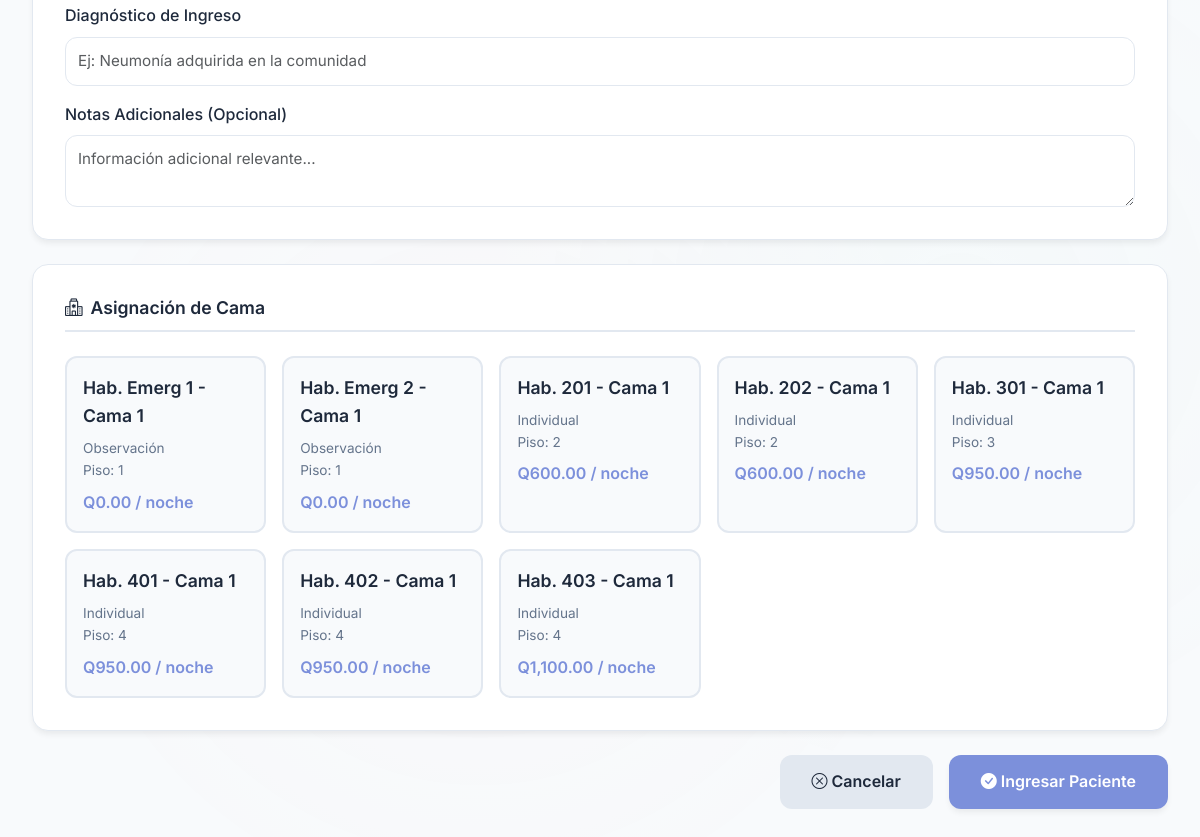
Before: /php/hospitalization/ingresar_paciente.php (signed in, lower part) with the older database file.
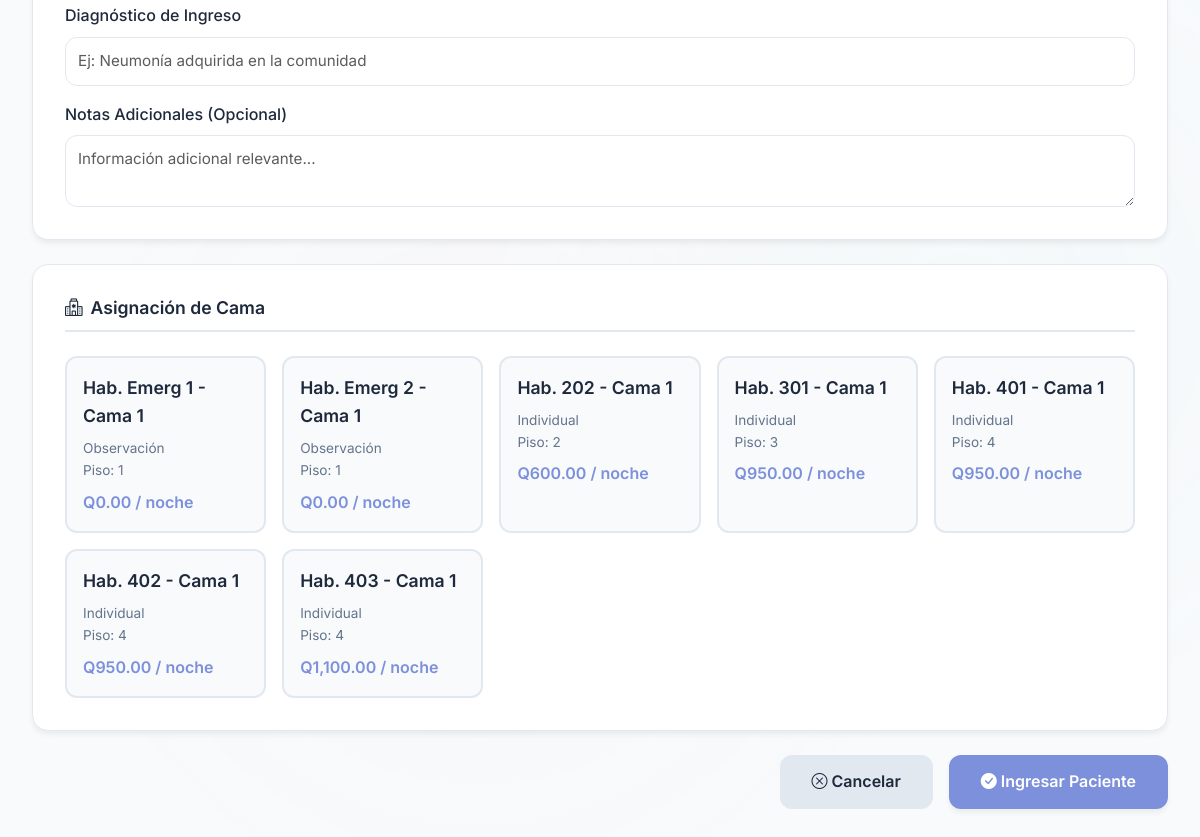
After: the same page with the newer database file.
### tables this page shows
CREATE TABLE `camas` (
  `id_cama` int NOT NULL,
  `id_habitacion` int NOT NULL,
  `numero_cama` varchar(5) NOT NULL,
  `estado` enum('Disponible','Ocupada','Mantenimiento','Reservada') DEFAULT 'Disponible',
  `descripcion` text,
  `fecha_creacion` timestamp NULL DEFAULT CURRENT_TIMESTAMP,
  `fecha_actualizacion` timestamp NULL DEFAULT CURRENT_TIMESTAMP ON UPDATE CURRENT_TIMESTAMP
);

CREATE TABLE `habitaciones` (
  `id_habitacion` int NOT NULL,
  `numero_habitacion` varchar(10) NOT NULL,
  `tipo_habitacion` enum('Individual','Compartida','UCI','Pediatría','Observación') NOT NULL,
  `tarifa_por_noche` decimal(10,2) NOT NULL,
  `piso` varchar(50) DEFAULT NULL,
  `estado` enum('Disponible','Ocupada','Mantenimiento','Reservada') DEFAULT 'Disponible',
  `descripcion` text,
  `tiene_bano` tinyint(1) DEFAULT '1',
  `tiene_tv` tinyint(1) DEFAULT '0',
  `tiene_aire_acondicionado` tinyint(1) DEFAULT '0',
  `capacidad_maxima` int DEFAULT '1',
  `fecha_creacion` timestamp NULL DEFAULT CURRENT_TIMESTAMP,
  `fecha_actualizacion` timestamp NULL DEFAULT CURRENT_TIMESTAMP ON UPDATE CURRENT_TIMESTAMP
);

### php/hospitalization/ingresar_paciente.php (the view, shortened to what this page needs)
<?php
try {
    $database = new Database();
    $conn = $database->getConnection();
    $stmt_beds = $conn->query("
        SELECT
            c.id_cama,
            c.numero_cama,
            c.estado,
            h.id_habitacion,
            h.numero_habitacion,
            h.tipo_habitacion,
            h.piso,
            h.tarifa_por_noche,
            h.descripcion
        FROM camas c
        INNER JOIN habitaciones h ON c.id_habitacion = h.id_habitacion
        WHERE c.estado = 'Disponible' AND h.estado != 'Mantenimiento'
        ORDER BY h.piso, h.numero_habitacion, c.numero_cama
    ");
    $available_beds = $stmt_beds->fetchAll(PDO::FETCH_ASSOC);
} catch (Exception $e) {
    die("Error: " . $e->getMessage());
}
?>
<!DOCTYPE html>
<html lang="es" data-theme="light">
<head>
    <link rel="stylesheet" href="https://cdn.jsdelivr.net/npm/bootstrap-icons@1.10.0/font/bootstrap-icons.css">
    <link href="https://cdn.jsdelivr.net/npm/bootstrap@5.3.0/dist/css/bootstrap.min.css" rel="stylesheet">
    <link rel="stylesheet" href="https://cdn.jsdelivr.net/npm/select2@4.1.0-rc.0/dist/css/select2.min.css">
</head>
<body>
    <div class="dashboard-container">
        <main class="main-content">
            <form id="ingresoForm" action="api/create_ingreso.php" method="POST">
                <div class="form-section">
                    <div class="row g-3">
                        <div class="col-md-12">
                            <label class="form-label">Diagnóstico de Ingreso</label>
                            <input type="text" class="form-control" name="diagnostico_ingreso"
                                placeholder="Ej: Neumonía adquirida en la comunidad" required>
                        </div>
                        <div class="col-md-12">
                            <label class="form-label">Notas Adicionales (Opcional)</label>
                            <textarea class="form-control" name="notas_ingreso" rows="2"
                                placeholder="Información adicional relevante..."></textarea>
                        </div>
                    </div>
                </div>
                <div class="form-section">
                    <h3 class="form-section-title">
                        <i class="bi bi-hospital"></i>
                        Asignación de Cama
                    </h3>
                    <?php if (count($available_beds) > 0): ?>
                        <div class="bed-grid">
                            <?php
                            foreach ($available_beds as $bed):
                                ?>
                                <label class="bed-option">
                                    <div class="bed-option-header">
                                        Hab. <?php echo htmlspecialchars($bed['numero_habitacion']); ?> - Cama
                                        <?php echo htmlspecialchars($bed['numero_cama']); ?>
                                    </div>
                                    <div class="bed-option-details">
                                        <?php echo htmlspecialchars($bed['tipo_habitacion']); ?><br>
                                        Piso: <?php echo htmlspecialchars($bed['piso']); ?>
                                    </div>
                                    <div class="bed-option-price">
                                        Q<?php echo number_format($bed['tarifa_por_noche'], 2); ?> / noche
                                    </div>
                                </label>
                            <?php endforeach; ?>
                        </div>
                    <?php endif; ?>
                </div>
                <div class="d-flex justify-content-end gap-3">
                    <button type="button" class="btn-cancel" onclick="window.location.href='index.php'">
                        <i class="bi bi-x-circle"></i>
                        Cancelar
                    </button>
                    <button type="submit" class="btn-submit" <?php echo (count($available_beds) == 0 ? 'disabled' : ''); ?>>
                        <i class="bi bi-check-circle-fill"></i>
                        Ingresar Paciente
                    </button>
                </div>
            </form>
        </main>
    </div>
</body>
</html>

Changed rows visible on the page:
no longer on this page (row edited): camas: id_habitacion.numero_habitacion "201", numero_cama "1", id_habitacion.tipo_habitacion "Individual", id_habitacion.piso "2", id_habitacion.tarifa_por_noche "600.00"
